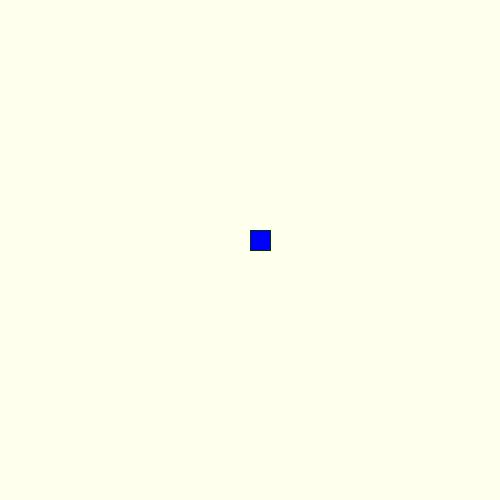
Frame 1 (no input)
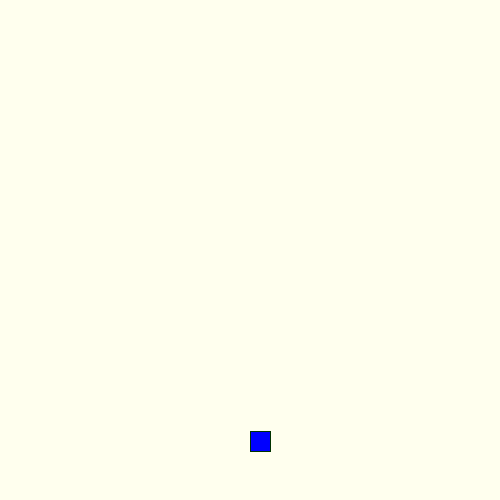
Frame 60 (the mouse pressed at the canvas centre just before this capture)
Frame 120 (the mouse held since frame 60 and released just before this capture): identical to frame 1, image omitted

The Processing sketch that drew these frames (run headless with seeded random() and noise(); from frame 60 on, the mouse is pressed at the canvas centre):

// Processing sketch: mysketch
// ── mysketch.pde
Bouncer bouncer;

  void setup() {
    size(500,500);
    frameRate(24);
    stroke(#003300);
    fill(#0000FF);
    bouncer = new Box(width/2,20,20,20);
  }

  class Box implements Bouncer
  {
    int x,y,w,h;
    int step=0;

    Box(int x, int y, int w, int h) {
    this.x = x;
    this.y = y;
    this.w = w;
    this.h = h; }

    void computeNextStep(int sketch_width, int sketch_height, float frame_rate) {
    step++;
    float sin_value = abs(sin(PI/2.0 + (PI*step/(float)frame_rate)));
    float bounce_height = sketch_height/2 * sin_value;
    float ball_height = sketch_height - (bounce_height + h);
    y = (int) (ball_height); }

    void draw() { rect(x,y,w,h); }
  }


  void draw() {
    bouncer.computeNextStep(width, height, frameRate);
    background(#FFFFEE);
    bouncer.draw();
  }

  interface Bouncer {
    void computeNextStep(int width, int height, float framerate);
    void draw(); }

  class Ball implements Bouncer
  {
    int x,y,radius;
    int step=0;

    Ball(int x, int y, int r) {
    this.x = x;
    this.y = y;
    this.radius = r;  }

    void computeNextStep(int sketch_width, int sketch_height, float frame_rate) {
    step++;
    float sin_value = abs(sin(PI*step/(float)frame_rate));
    float bounce_height = sketch_height/2 * sin_value;
    float ball_height = sketch_height - (bounce_height + radius);
    y = (int) (ball_height); }

    void draw() { ellipse(x,y,radius,radius); }
  }
